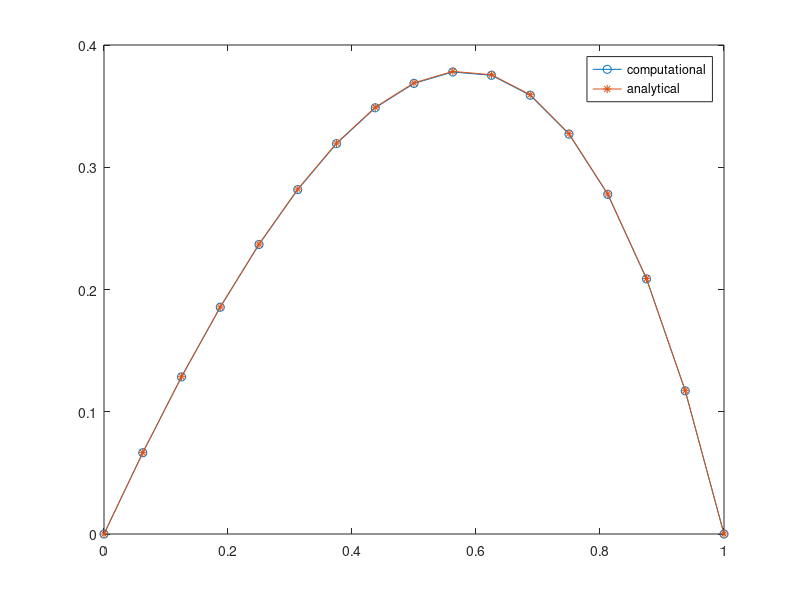

MATLAB code to generate this figure:
a=0;b=1;
%dividing this interval in N equal parts
N=16;
%h be the steplength
h=(b-a)/N;
x=linspace(a,b,N+1);

%taking the transpose of x
x=x';

%r.h.s of the given differential equation
f=exp(2*x);

%excluding the two boundary condition
X=x(2:N);
%same for the r.h.s
F=exp(2*X);

%produce the sparse matrix A
n=N-1;e=ones(n,1);
A=((-1)/(h*h))*spdiags([e -2*e e],-1:1,n,n);
sparse(A)
%full(A)



%solving the equation AU=F
U=A\F;



%analytical solution of u
u=((-1)/4)*(exp(2*X)+(1-exp(2))*X-1);
u=[0;u;0];
U=[0;U;0];




%difference between U and u




diff=max(abs(U-u));
%plotting in the diagram
plot(x,U,'-o')
hold on
plot(x,u,'-*')
legend('computational','analytical')
